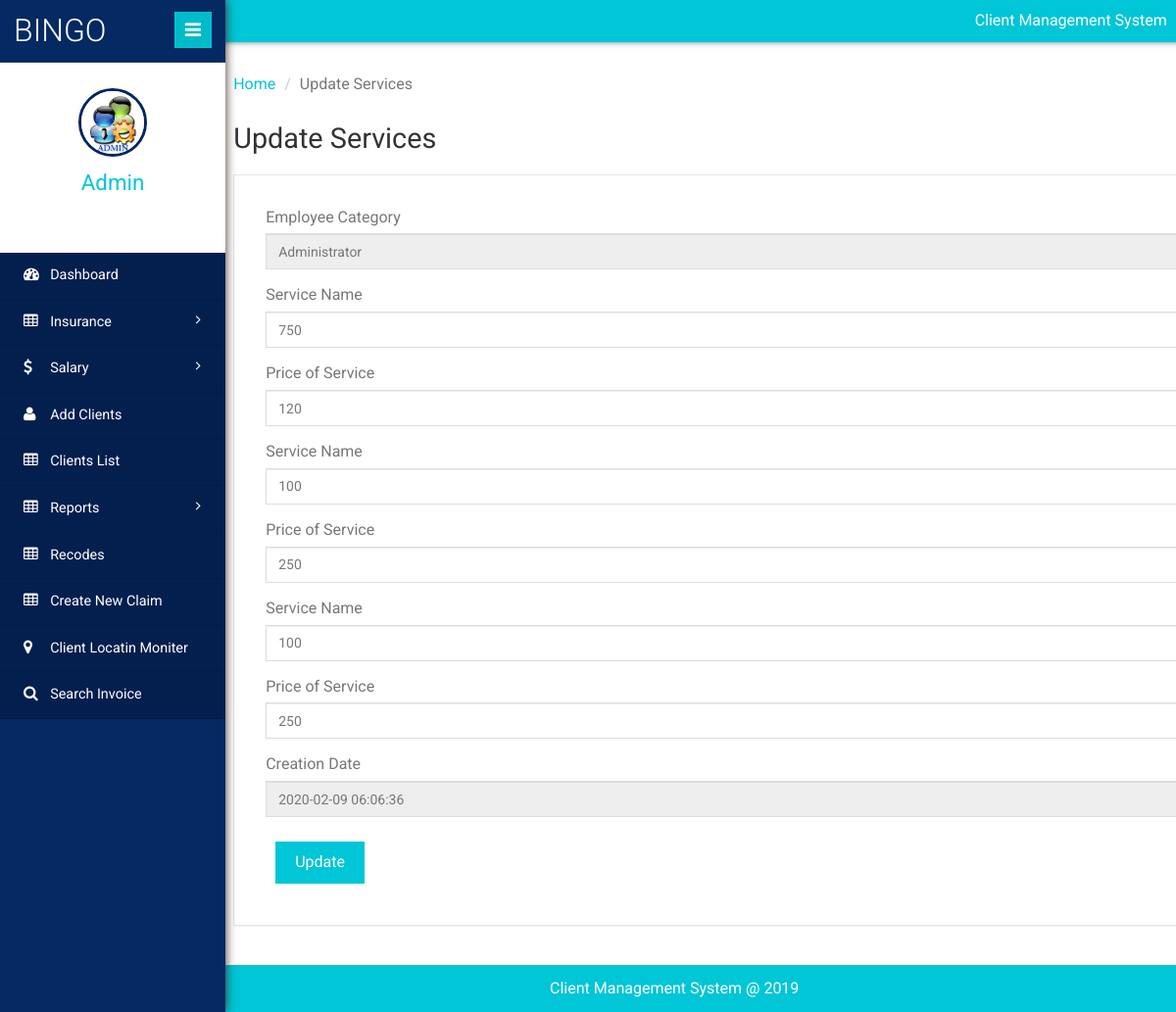
Page /admin/edit-salary-details.php?editid=1 (signed in) on the committed database.
### tables this page shows
CREATE TABLE IF NOT EXISTS `tblsalary` (
  `ID` int NOT NULL AUTO_INCREMENT,
  `EmpCategory` varchar(200) DEFAULT NULL,
  `BasicSalary` varchar(200) DEFAULT NULL,
  `PftSharing` varchar(200) DEFAULT NULL,
  `Commission` varchar(250) DEFAULT NULL,
  `TravelExpenses` varchar(250) DEFAULT NULL,
  `Allowance` varchar(250) DEFAULT NULL,
  `OverTime` varchar(250) DEFAULT NULL,
  `CreationDate` timestamp NOT NULL DEFAULT CURRENT_TIMESTAMP,
  PRIMARY KEY (`ID`)
);

### admin/edit-salary-details.php (the view, shortened to what this page needs)
<?php
include('includes/dbconnection.php');
if (strlen($_SESSION['clientmsaid']==0)) {
  header('location:logout.php');
  } else{
  ?>
<!DOCTYPE HTML>
<html>
<head>
	<link href="css/bootstrap.min.css" rel='stylesheet' type='text/css' />
	<link href="css/style.css" rel='stylesheet' type='text/css' />
	<link href="css/font-awesome.css" rel="stylesheet">
	<link rel="stylesheet" href="css/icon-font.min.css" type='text/css' />
</head>
<body>
<div class="page-container">
<div class="left-content">
<div class="inner-content">
<?php include_once('includes/header.php');?>
<div class="outter-wp">
<div class="sub-heard-part">
<ol class="breadcrumb m-b-0">
<li><a href="dashboard.php">Home</a></li>
<li class="active">Update Services</li>
</ol>
</div>
<div class="forms-main">
<h2 class="inner-tittle">Update Services </h2>
<div class="graph-form">
<div class="form-body">
<form method="post">
	<?php
$eid=$_GET['editid'];
$sql="SELECT * from tblsalary where ID=:eid";
$query = $dbh -> prepare($sql);
$query->bindParam(':eid',$eid,PDO::PARAM_STR);
$query->execute();
$results=$query->fetchAll(PDO::FETCH_OBJ);
$cnt=1;
if($query->rowCount() > 0)
{
foreach($results as $row)
{               ?>
	<div class="form-group"> <label for="exampleInputEmail1">Employee  Category </label> <input type="text" name="empcategory" value="<?php echo $row->EmpCategory;?>" class="form-control" required='true' readonly='ture'> </div>
	<div class="form-group"> <label for="exampleInputEmail1">Service Name</label> <input type="text" name="bsalary" value="<?php echo $row->BasicSalary;?>" class="form-control" required='true'> </div>
    <div class="form-group"> <label for="exampleInputEmail1">Price of Service</label> <input type="text" name="pftsharing" value="<?php echo $row->PftSharing;?>" class="form-control" required='true'> </div>
    <div class="form-group"> <label for="exampleInputEmail1">Service Name</label> <input type="text" name="commission" value="<?php echo $row->Commission;?>" class="form-control" required='true'> </div>
    <div class="form-group"> <label for="exampleInputEmail1">Price of Service</label> <input type="text" name="texpenses" value="<?php echo $row->TravelExpenses;?>" class="form-control" required='true'> </div>
    <div class="form-group"> <label for="exampleInputEmail1">Service Name</label> <input type="text" name="allowance" value="<?php echo $row->Allowance;?>" class="form-control" required='true'> </div>
	<div class="form-group"> <label for="exampleInputEmail1">Price of Service</label> <input type="text" name="ot" value="<?php echo $row->OverTime;?>" class="form-control" required='true'> </div>
	<div class="form-group"> <label for="exampleInputEmail1">Creation Date</label> <input type="text" name="" value="<?php echo $row->CreationDate;?>" readonly='true' class="form-control" required='true'> </div>
		<?php $cnt=$cnt+1;}} ?>
	 <button type="submit" class="btn btn-default" name="submit" id="submit">Update</button> </form>
</div>
</div>
</div>
</div>
<?php include_once('includes/footer.php');?>
</div>
</div>
<?php include_once('includes/sidebar.php');?>
</div>
</body>
</html>
<?php }  ?>

### admin/includes/sidebar.php (shortened to what this page needs)
 <div class="sidebar-menu">
    <header class="logo">
        <a href="#" class="sidebar-icon"> <span class="fa fa-bars"></span> </a> <a href="dashboard.php"> <span id="logo"> <h1>BINGO</h1></span>
        </a>
    </header>
    <div class="down">
        <?php
$aid=$_SESSION['clientmsaid'];
$sql="SELECT AdminName from  tbladmin where ID=:aid";
$query = $dbh -> prepare($sql);
$query->bindParam(':aid',$aid,PDO::PARAM_STR);
$query->execute();
$results=$query->fetchAll(PDO::FETCH_OBJ);
$cnt=1;
if($query->rowCount() > 0)
{
foreach($results as $row)
{               ?>
        <a href="dashboard.php"><img src="images/images.jpg" height="70" width="70"></a>
        <a href="dashboard.php"><span class=" name-caret"><?php  echo $row->AdminName;?></span></a>
        <?php $cnt=$cnt+1;}} ?>
        <ul>
            <li><a class="tooltips" href="admin-profile.php"><span>Profile</span><i class="lnr lnr-user"></i></a></li>
            <li><a class="tooltips" href="change-password.php"><span>Settings</span><i class="lnr lnr-cog"></i></a></li>
            <li><a class="tooltips" href="logout.php"><span>Log out</span><i class="lnr lnr-power-switch"></i></a></li>
        </ul>
    </div>
    <div class="menu">
        <ul id="menu" >
            <li><a href="dashboard.php"><i class="fa fa-tachometer"></i> <span>Dashboard</span></a></li>
            <li id="menu-academico" ><a href="#"><i class="fa fa-table"></i> <span>Insurance</span> <span class="fa fa-angle-right" style="float: right"></span></a>
            </li>
            <li id="menu-academico" ><a href="#"><i class="fa fa-usd"></i> <span>Salary</span> <span class="fa fa-angle-right" style="float: right"></span></a>
            </li>
            <li><a href="add-client.php"><i class="fa fa-user"></i> <span>Add Clients</span></a></li>
            <li><a href="manage-client.php"><i class="fa fa-table"></i> <span>Clients List</span></a></li>
            <li id="menu-academico" ><a href="#"><i class="fa fa-table"></i> <span> Reports</span> <span class="fa fa-angle-right" style="float: right"></span></a>
            </li>
            <li><a href="services-details.php"><i class="fa fa-table"></i> <span>Recodes</span></a></li>
            <li><a href="add-claim.php"><i class="fa fa-table"></i> <span>Create New Claim</span></a></li>
            <li><a href="client-location.php"><i class="fa fa-map-marker"></i> <span>Client Locatin Moniter</span></a></li>
            <li><a href="search-invoices.php"><i class="fa fa-search"></i> <span>Search Invoice</span></a></li>
        </ul>
    </div>
</div>

### rows in the picture
tblsalary: empcategory "Administrator", bsalary "750", pftsharing "120", commission "100", texpenses "250", allowance "100", ot "250", CreationDate "2020-02-09 06:06:36"

### other values in the picture
$row->AdminName "Admin"
